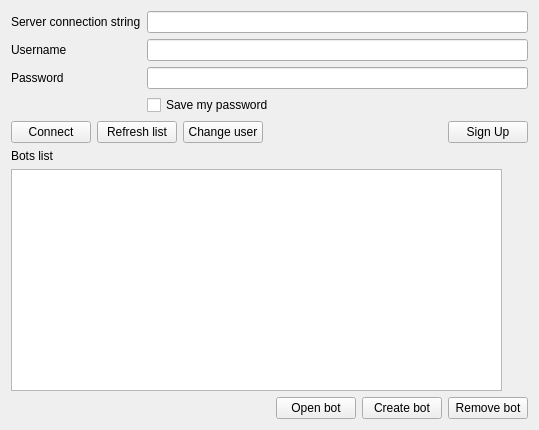
<?xml version="1.0" encoding="UTF-8"?>
<ui version="4.0">
 <class>LoginForm</class>
 <widget class="QWidget" name="LoginForm">
  <property name="geometry">
   <rect>
    <x>0</x>
    <y>0</y>
    <width>539</width>
    <height>430</height>
   </rect>
  </property>
  <property name="mouseTracking">
   <bool>false</bool>
  </property>
  <property name="windowTitle">
   <string>Connection to Cuttle Systems Simple Gram</string>
  </property>
  <layout class="QVBoxLayout" name="verticalLayout_2">
   <item>
    <layout class="QFormLayout" name="formLayout">
     <item row="0" column="0">
      <widget class="QLabel" name="label">
       <property name="text">
        <string>Server connection string</string>
       </property>
      </widget>
     </item>
     <item row="0" column="1">
      <widget class="QLineEdit" name="server_addr_edit">
       <property name="text">
        <string/>
       </property>
      </widget>
     </item>
     <item row="1" column="0">
      <widget class="QLabel" name="label_2">
       <property name="text">
        <string>Username</string>
       </property>
      </widget>
     </item>
     <item row="1" column="1">
      <widget class="QLineEdit" name="username_edit"/>
     </item>
     <item row="2" column="0">
      <widget class="QLabel" name="label_3">
       <property name="text">
        <string>Password</string>
       </property>
      </widget>
     </item>
     <item row="2" column="1">
      <widget class="QLineEdit" name="password_edit">
       <property name="echoMode">
        <enum>QLineEdit::Password</enum>
       </property>
      </widget>
     </item>
     <item row="3" column="1">
      <widget class="QCheckBox" name="save_my_password">
       <property name="text">
        <string>Save my password</string>
       </property>
      </widget>
     </item>
    </layout>
   </item>
   <item>
    <layout class="QHBoxLayout" name="horizontalLayout_2">
     <item>
      <widget class="QPushButton" name="load_bots">
       <property name="text">
        <string>Connect</string>
       </property>
      </widget>
     </item>
     <item>
      <widget class="QPushButton" name="update_bot_list_button">
       <property name="text">
        <string>Refresh list</string>
       </property>
      </widget>
     </item>
     <item>
      <widget class="QPushButton" name="change_user_button">
       <property name="text">
        <string>Change user</string>
       </property>
      </widget>
     </item>
     <item>
      <spacer name="horizontalSpacer_2">
       <property name="orientation">
        <enum>Qt::Horizontal</enum>
       </property>
       <property name="sizeHint" stdset="0">
        <size>
         <width>40</width>
         <height>20</height>
        </size>
       </property>
      </spacer>
     </item>
     <item>
      <widget class="QPushButton" name="sign_up_button">
       <property name="text">
        <string>Sign Up</string>
       </property>
      </widget>
     </item>
    </layout>
   </item>
   <item>
    <widget class="QLabel" name="label_4">
     <property name="text">
      <string>Bots list</string>
     </property>
    </widget>
   </item>
   <item>
    <layout class="QHBoxLayout" name="horizontalLayout_3">
     <item>
      <widget class="QListWidget" name="bot_list_widget">
       <property name="horizontalScrollBarPolicy">
        <enum>Qt::ScrollBarAlwaysOff</enum>
       </property>
      </widget>
     </item>
     <item>
      <layout class="QVBoxLayout" name="verticalLayout">
       <item>
        <widget class="QLabel" name="cuttle_systems_logo_label">
         <property name="text">
          <string/>
         </property>
         <property name="scaledContents">
          <bool>true</bool>
         </property>
        </widget>
       </item>
       <item>
        <spacer name="verticalSpacer">
         <property name="orientation">
          <enum>Qt::Vertical</enum>
         </property>
         <property name="sizeHint" stdset="0">
          <size>
           <width>20</width>
           <height>40</height>
          </size>
         </property>
        </spacer>
       </item>
      </layout>
     </item>
    </layout>
   </item>
   <item>
    <layout class="QHBoxLayout" name="horizontalLayout">
     <item>
      <spacer name="horizontalSpacer">
       <property name="orientation">
        <enum>Qt::Horizontal</enum>
       </property>
       <property name="sizeHint" stdset="0">
        <size>
         <width>40</width>
         <height>20</height>
        </size>
       </property>
      </spacer>
     </item>
     <item>
      <widget class="QPushButton" name="open_bot_button">
       <property name="text">
        <string>Open bot</string>
       </property>
      </widget>
     </item>
     <item>
      <widget class="QPushButton" name="create_bot_button">
       <property name="text">
        <string>Create bot</string>
       </property>
      </widget>
     </item>
     <item>
      <widget class="QPushButton" name="delete_bot_button">
       <property name="text">
        <string>Remove bot</string>
       </property>
      </widget>
     </item>
    </layout>
   </item>
  </layout>
 </widget>
 <resources/>
 <connections/>
</ui>
